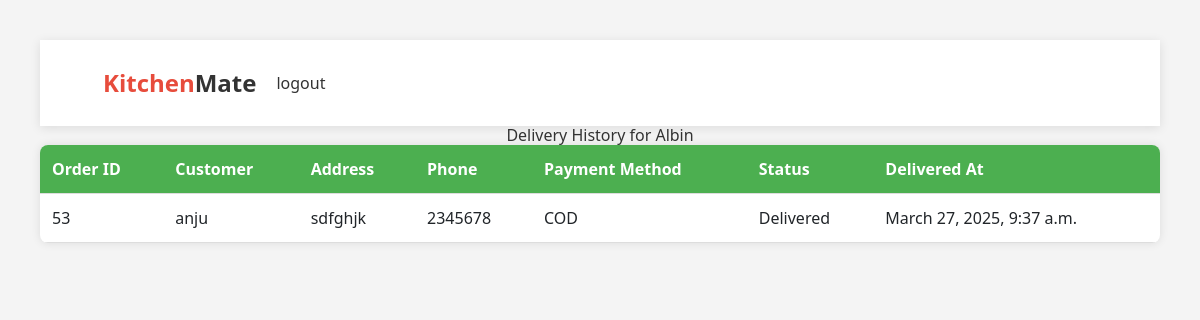
The page /delivery-history/ (signed in) on the database as committed earlier.
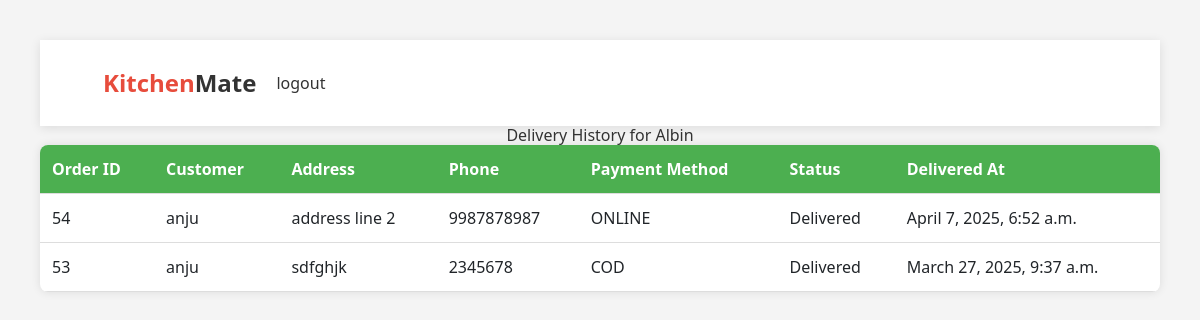
The same page on the database as committed later.
### kitchen/models.py (models this page shows, shortened)
class Order(models.Model):
    customer=models.ForeignKey(User, on_delete=models.CASCADE, related_name="orders")
    address=models.TextField(null=False, blank=False)
    phone=models.CharField(max_length=20, null=False, blank=False)
    location = models.CharField(max_length=50,null=True,blank=True)
    PAYMENT_OPTIONS=(
        ("COD","COD"),
        ("ONLINE","ONLINE")
    )
    payment_method=models.CharField(max_length=15, choices=PAYMENT_OPTIONS, default="COD")
    rzp_order_id=models.CharField(max_length=100, null=True)
    is_paid=models.BooleanField(default=False)
    STATUS_CHOICES = [('Pending','Pending'),
                      ('Confirmed','Confirmed'),
                      ('Out of Delivery','Out of Delivery'),
                      ('Delivered','Delivered')]
    status = models.CharField(max_length=20,choices=STATUS_CHOICES,null=True,blank=True,default='Pending')
    delivery_person = models.ForeignKey(User, on_delete=models.SET_NULL, null=True, blank=True, related_name="deliveries")
    created_at = models.DateTimeField(auto_now_add=True)
    updated_at = models.DateTimeField(auto_now_add=True)

class User(AbstractUser):
    ADMIN = 'admin'
    DELIVERY_PERSON = 'delivery_person'
    CUSTOMER = 'customer'
    ROLE_CHOICES = [
        (ADMIN, 'Admin'),
        (DELIVERY_PERSON, 'Delivery Person'),
        (CUSTOMER, 'Customer'),
    ]
    role = models.CharField(max_length=20, choices=ROLE_CHOICES,default=CUSTOMER)
    is_staff = models.BooleanField(default=False)
    phone = models.CharField(max_length=15, blank=True, null=True)

### kitchen/views.py (the view)
# urls.py: path("delivery-history/", views.delivery_history, name="delivery-history"),
@login_required
def delivery_history(request):
    if not request.user.is_authenticated:
        return HttpResponseForbidden("You must be logged in to view this page.")
    delivered_orders = Order.objects.filter(
        delivery_person=request.user,
        status="Delivered"
    ).order_by("-updated_at")  # Show latest first
    context = {
        "delivered_orders": delivered_orders
    }
    return render(request, "delivery_history.html", context)

### kitchen/context_processors.py (called while the page is built)
def cart_context(request):
    cart_item_count=0
    if request.user.is_authenticated:
        cart_item_count = Cart.objects.filter(owner=request.user,is_order_placed=False).count()
    return {"cart_item_count":cart_item_count}

### kitchen/templates/delivery_history.html (shortened to what this page needs)
{%extends 'delivery_base.html'%}
{%block delivery_block%}
<h2>Delivery History for {{ request.user.username }}</h2>
<table>
    <tr>
        <th>Order ID</th>
        <th>Customer</th>
        <th>Address</th>
        <th>Phone</th>
        <th>Payment Method</th>
        <th>Status</th>
        <th>Delivered At</th>
    </tr>
    {% for order in delivered_orders %}
    <tr>
        <td>{{ order.id }}</td>
        <td>{{ order.customer.username }}</td>
        <td>{{ order.address }}</td>
        <td>{{ order.phone }}</td>
        <td>{{ order.payment_method }}</td>
        <td>{{ order.status }}</td>
        <td>{{ order.updated_at }}</td>
    </tr>
    {% empty %}
    <tr>
        <td colspan="7" style="text-align: center;">No delivery history available.</td>
    </tr>
    {% endfor %}
</table>
{%endblock%}

Rows that differ between the two databases and show on the page:
added Order: id "54", customer.username "anju", address "address line 2", phone "9987878987", payment_method "ONLINE", status "Delivered", updated_at "April 7, 2025, 6:52 a.m."
